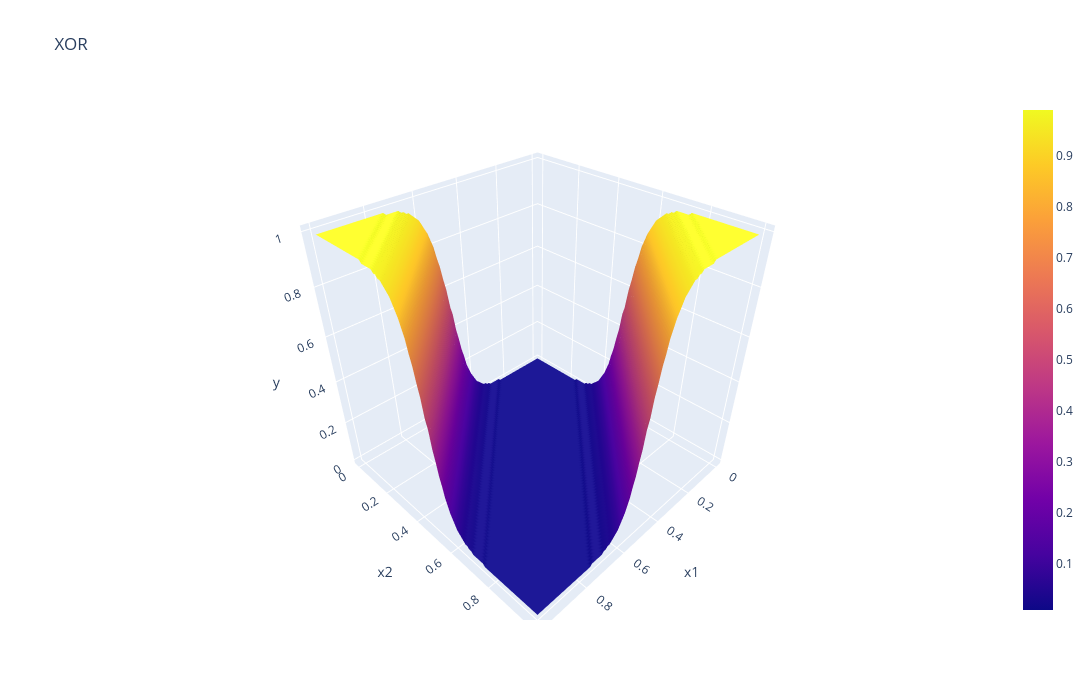

The notebook cell this image was saved under:
### Code cell
# Criar a superfície interativa
fig = go.Figure(data=[go.Surface(z=armazenamento_y, x=armazenamento_x1, y=armazenamento_x2)])

# Layout
fig.update_layout(
    title="XOR",
    scene=dict(
        xaxis_title="x1",
        yaxis_title="x2",
        zaxis_title="y"
    ),
    width=1400,
    height=700
)

# Mostrar o gráfico interativo
fig.show()

### Figure 1 — Plotly figure (JSON) as saved in the notebook; plotly's stock layout.template omitted (floating-point values rounded to 4 significant figures; data arrays with more than 128 entries replaced by an {"elided": "..."} marker saying what was removed)
{"data": [{"type": "surface", "x": {"elided": "100x100 float values"}, "y": {"elided": "100x100 float values"}, "z": {"elided": "100x100 float values"}}], "layout": {"height": 700, "scene": {"xaxis": {"title": {"text": "x1"}}, "yaxis": {"title": {"text": "x2"}}, "zaxis": {"title": {"text": "y"}}}, "title": {"text": "XOR"}, "width": 1400}}
